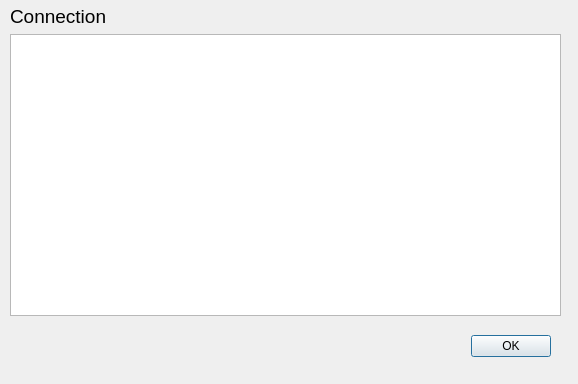
<?xml version="1.0" encoding="UTF-8"?>
<ui version="4.0">
 <class>Log</class>
 <widget class="QDialog" name="Log">
  <property name="geometry">
   <rect>
    <x>0</x>
    <y>0</y>
    <width>578</width>
    <height>384</height>
   </rect>
  </property>
  <property name="windowTitle">
   <string>Log Window</string>
  </property>
  <widget class="QDialogButtonBox" name="buttonBox">
   <property name="geometry">
    <rect>
     <x>210</x>
     <y>330</y>
     <width>341</width>
     <height>32</height>
    </rect>
   </property>
   <property name="orientation">
    <enum>Qt::Horizontal</enum>
   </property>
   <property name="standardButtons">
    <set>QDialogButtonBox::Ok</set>
   </property>
  </widget>
  <widget class="QWidget" name="verticalLayoutWidget">
   <property name="geometry">
    <rect>
     <x>0</x>
     <y>0</y>
     <width>571</width>
     <height>321</height>
    </rect>
   </property>
   <layout class="QVBoxLayout" name="verticalLayout">
    <property name="leftMargin">
     <number>10</number>
    </property>
    <property name="topMargin">
     <number>5</number>
    </property>
    <property name="rightMargin">
     <number>10</number>
    </property>
    <property name="bottomMargin">
     <number>5</number>
    </property>
    <item>
     <widget class="QLabel" name="labelConnectionName">
      <property name="font">
       <font>
        <pointsize>14</pointsize>
       </font>
      </property>
      <property name="text">
       <string>Connection</string>
      </property>
     </widget>
    </item>
    <item>
     <widget class="QPlainTextEdit" name="plainTextEditLog"/>
    </item>
   </layout>
  </widget>
 </widget>
 <resources/>
 <connections>
  <connection>
   <sender>buttonBox</sender>
   <signal>accepted()</signal>
   <receiver>Log</receiver>
   <slot>accept()</slot>
   <hints>
    <hint type="sourcelabel">
     <x>248</x>
     <y>254</y>
    </hint>
    <hint type="destinationlabel">
     <x>157</x>
     <y>274</y>
    </hint>
   </hints>
  </connection>
  <connection>
   <sender>buttonBox</sender>
   <signal>rejected()</signal>
   <receiver>Log</receiver>
   <slot>reject()</slot>
   <hints>
    <hint type="sourcelabel">
     <x>316</x>
     <y>260</y>
    </hint>
    <hint type="destinationlabel">
     <x>286</x>
     <y>274</y>
    </hint>
   </hints>
  </connection>
 </connections>
</ui>
